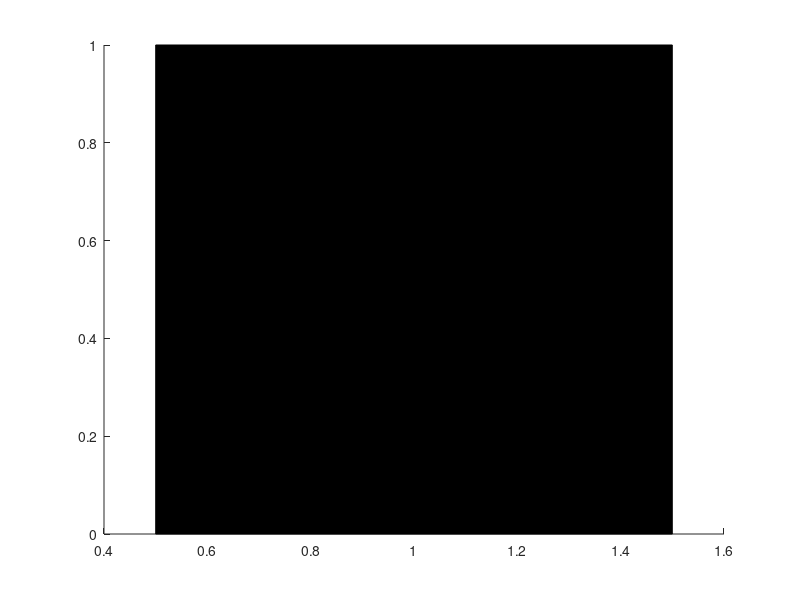

Recreate this plot in MATLAB. (Note: this script raises an error after producing the figure.)
randSE = randi(5,100,7);



for si = 1:7
    for i = 1:length(randSE)

        tempI = randSE(i,si);
        switch tempI
            case 1
                p1 = patch([i-0.5 i+0.5 i+0.5 i-0.5],[si-1 si-1 si si],'k');
                p1.FaceColor = [0/255 63/255 92/255];
                p1.EdgeColor = 'none';
                hold on
            case 2
                p2 = patch([i-0.5 i+0.5 i+0.5 i-0.5],[si-1 si-1 si si],'k');
                p2.FaceColor = [88/255 80/255 141/255];
                p2.EdgeColor = 'none';
            case 3
                p3 = patch([i-0.5 i+0.5 i+0.5 i-0.5],[si-1 si-1 si si],'k');
                p3.FaceColor = [188/255 80/255 144/255];
                p3.EdgeColor = 'none';
            case 4
                p4 = patch([i-0.5 i+0.5 i+0.5 i-0.5],[si-1 si-1 si si],'k');
                p4.FaceColor = [255/255 99/255 97/255];
                p4.EdgeColor = 'none';
            case 5
                p5 = patch([i-0.5 i+0.5 i+0.5 i-0.5],[si-1 si-1 si si],'k');
                p5.FaceColor = [255/255 166/255 0/255];
                p5.EdgeColor = 'none';

        end





    end
end